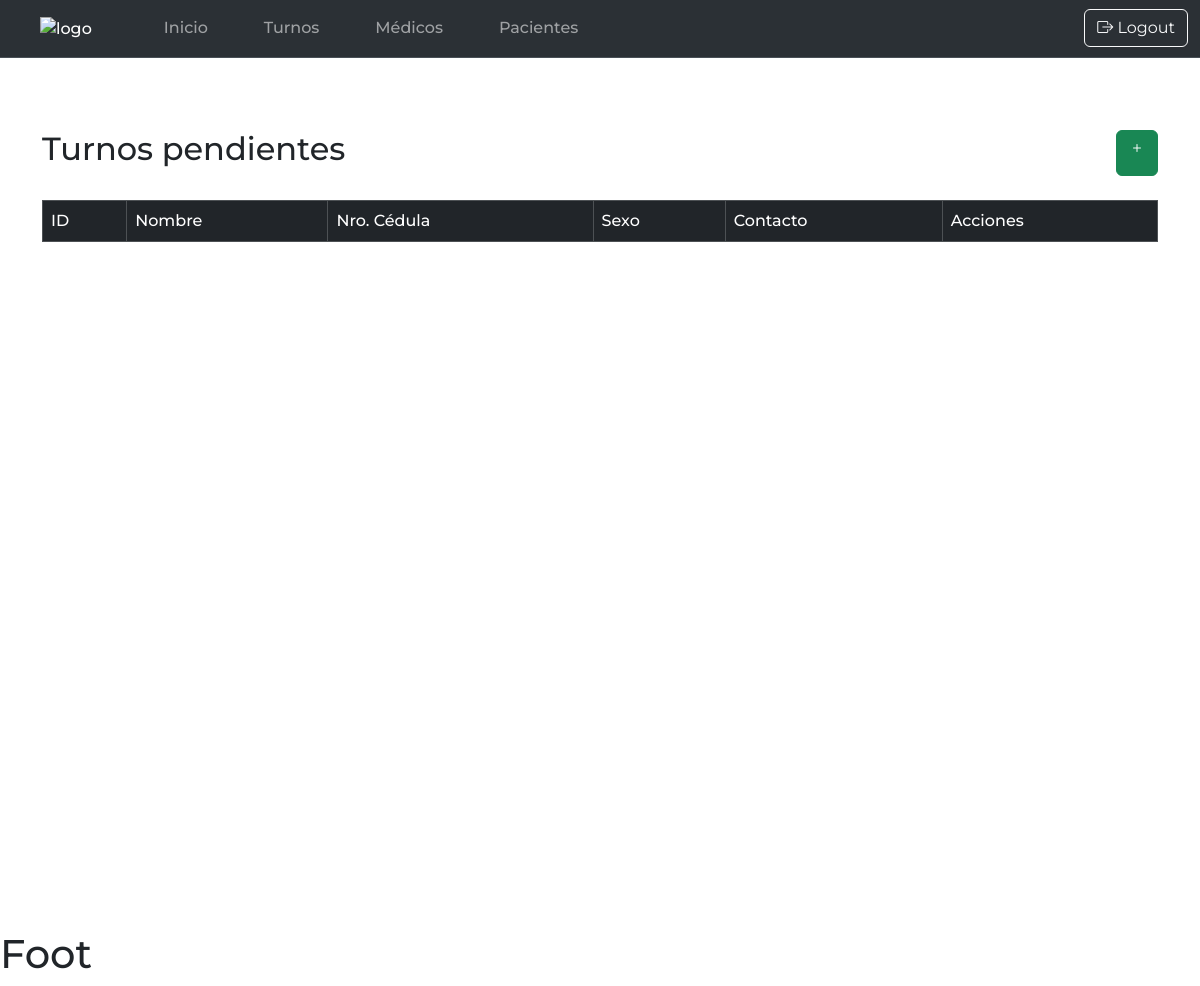
Page /turnos/pacientes/ (signed in) on the earlier database version.
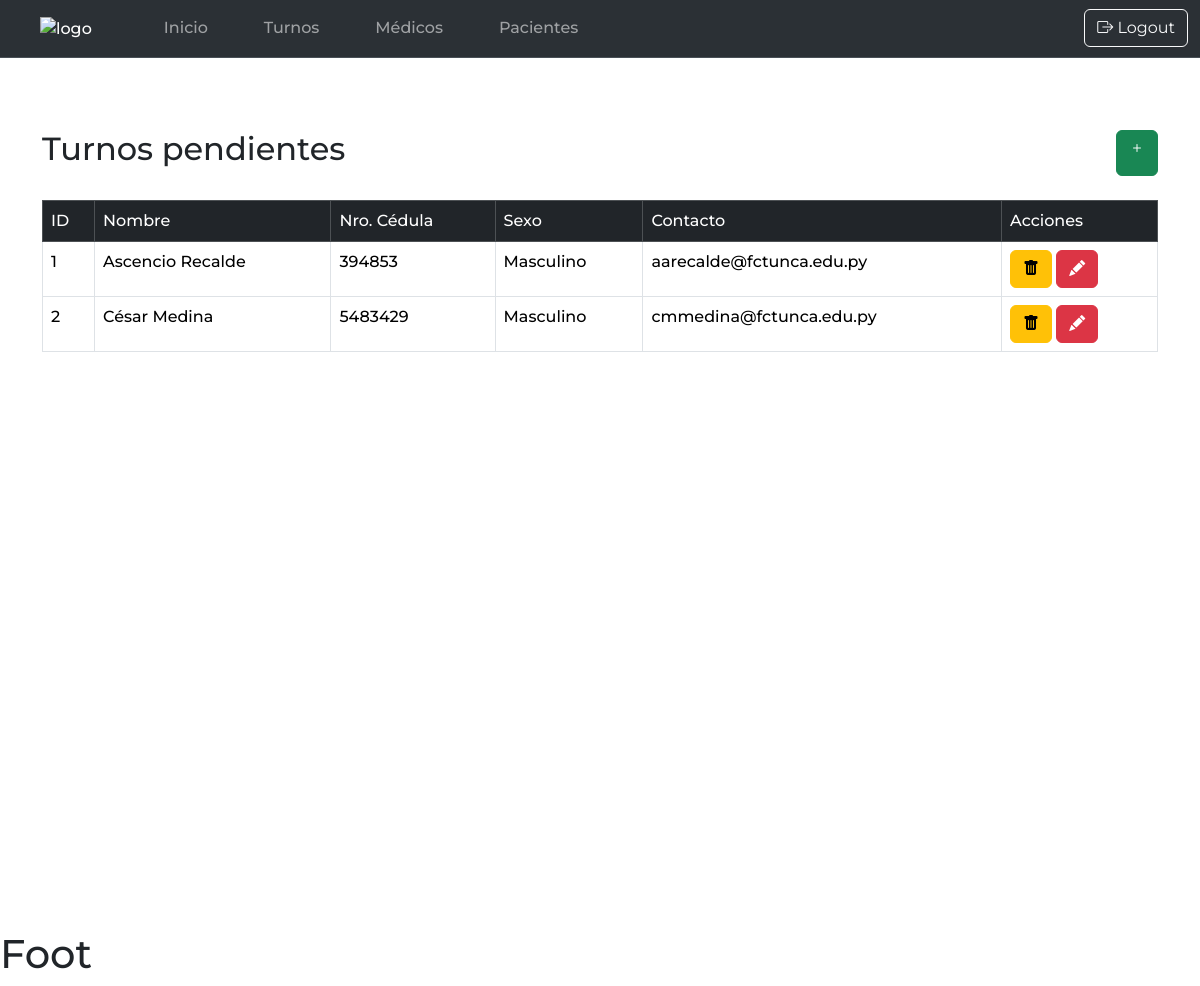
Same page on the later database version.
### turnosApp/models.py (models this page shows, shortened)
class Paciente(models.Model):
    nombre = models.CharField(max_length=100, null=False)
    ci = models.CharField(max_length=20, null=False)
    sexo = models.ForeignKey(Sexo, on_delete=models.CASCADE)
    conacto = models.CharField(max_length=100, null=False)
    tipo_contacto = models.BooleanField(default=False, null=False)
    ciudad = models.CharField(max_length=50, null=True)
    status = models.IntegerField(null=False, default=0)

class Sexo(models.Model):
    nombre = models.CharField(max_length=20, null=False)
    def __str__(self):
        return self.nombre

### turnosApp/views.py (the view)
# urls.py: path('pacientes/', views.pacientes, name='pacientes'),
@login_required
def pacientes(request):
    pacienteList = Paciente.objects.all().filter(status=0)
    return render(request, 'pacientes.html', {'pacientes': pacienteList})

### templates/pacientes.html (shortened to what this page needs)
{% extends 'base.html' %}
{% block Body %}
    <div class="container mt-5" id="container-list">
        <div class="d-flex justify-content-between">
            <h2>Turnos pendientes</h2>
            <a class="btn btn-success" href="{% url 'nuevoPaciente' %}">
                <i class="bi bi-plus"></i>
            </a>
        </div>
        <br>
        <table class="table table-bordered" >
            <thead class="table-dark">
                <tr>
                    <td>ID</td>
                    <td>Nombre</td>
                    <td>Nro. Cédula</td>
                    <td>Sexo</td>
                    <td>Contacto</td>
                    <td>Acciones</td>
                </tr>
            </thead>
            <tbody>
                {% for paciente in pacientes %}
                    <tr>
                        <td>{{ paciente.id }}</td>
                        <td>{{ paciente.nombre }}</td>
                        <td>{{ paciente.ci }}</td>
                        <td>{{ paciente.sexo }}</td>
                        <td>{{ paciente.conacto }}</td>
                        <td>
                            <a class="btn btn-warning"
                               href="{% url 'deactivatePaciente' paciente.id %}"
                               onclick=" return confirm('¿Estás seguro de que quieres eliminar este paciente?');"
                            >
                                <i class="bi bi-trash-fill"></i>
                            </a>
                            <a class="btn btn-danger" href="#">
                                <i class="bi bi-pencil-fill"></i>
                            </a>
                        </td>
                    </tr>
                {% endfor %}
            </tbody>
        </table>
    </div>
{% endblock %}

### templates/base.html (shortened to what this page needs)
{% load static %}
<!DOCTYPE html>
<html lang="en">
    <head>
        <link rel="stylesheet" href="{% static 'css/styles.css' %}">
        <link rel="stylesheet" href="{% static 'bootstrap-5.3.3-dist/css/bootstrap.min.css' %}">
        <link rel="stylesheet" href="https://cdn.jsdelivr.net/npm/bootstrap-icons@1.11.3/font/bootstrap-icons.min.css">
    </head>
    <body>
        {% if user.is_authenticated %}
        	{% include 'nav.html' %}
        {% endif %}
        <br>
        {% block Body %}{% endblock %}
        {% include 'footer.html' %}
    </body>
</html>

### templates/nav.html (shortened to what this page needs)
{% load static %}
<nav class="navbar border-bottom border-body bg-body-tertiary navbar-expand-lg" data-bs-theme="dark">
    <div class="container-fluid">
        <ul class="nav-list navbar-nav">
            <div class="container">
                <a class="navbar-brand">
                    <img src="#" alt="logo" class="icon">
                </a>
            </div>
           <li class="nav-item">
               <a class="nav-link" href="#">Inicio</a>
           </li>
           <li class="nav-item">
               <a class="nav-link" href="{% url 'turnosList' %}">Turnos</a>
           </li>
           <li class="nav-item">
               <a class="nav-link" href="#">Médicos</a>
           </li>
           <li class="nav-item">
               <a class="nav-link"  href="{% url 'pacientes' %}">Pacientes</a>
           </li>
        </ul>
        <form class="d-flex" role="form" method="POST" action="{% url 'logout' %}">
            <button class="btn btn-outline-light" type="submit">
                <i class="bi bi-box-arrow-right"></i>
                Logout
            </button>
        </form>
    </div>
</nav>

### templates/footer.html
<h1>Foot</h1>

### static/css/styles.css (style rules this page uses)
* { font-family: "Montserrat", sans-serif; font-optical-sizing: auto; font-weight: 500; font-style: normal; }
.nav-list { list-style-type: none; margin: 0; padding: 0; display: flex; justify-content: center; }
.nav-list li { margin: 0 20px; }
.nav-list a { text-decoration: none; font-size: 16px; padding: 8px 16px; display: block; }
#container-list { height: 100vh; }

Differences in the rows shown:
added Paciente: id "1", nombre "Ascencio Recalde", ci "394853", sexo "Masculino", conacto "aarecalde@fctunca.edu.py"
added Paciente: id "2", nombre "César Medina", ci "5483429", sexo "Masculino", conacto "cmmedina@fctunca.edu.py"
